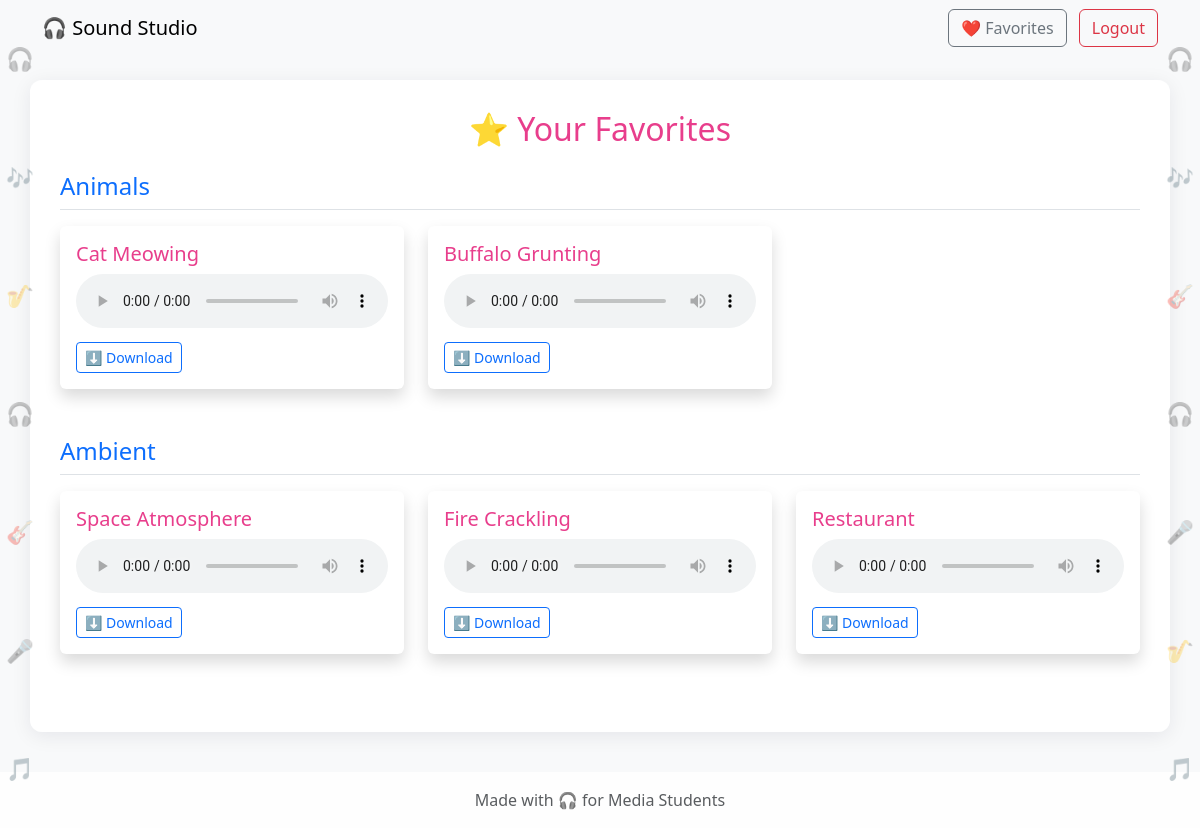
The page /favorites (signed in) on the database its author committed.
### sound_bank/app.py (models this page shows)
class Sound(db.Model):
    id = db.Column(db.Integer, primary_key=True)
    title = db.Column(db.String(100))
    category = db.Column(db.String(50))
    filename = db.Column(db.String(200))
    user_id = db.Column(db.Integer, db.ForeignKey('user.id'))
    uploader = db.relationship('User', backref='sounds')

### sound_bank/app.py (the view)
@app.route('/favorites')
def favorites():
    user = current_user()
    if not user:
        flash("Please log in to view favorites.", "warning")
        return redirect(url_for('login'))
    favorite_sounds = [fav.sound_id for fav in user.favorites]
    sounds = Sound.query.filter(Sound.id.in_(favorite_sounds)).all()
    paginated_sounds = defaultdict(lambda: {"items": [], "current_page": 1, "has_next": False})
    for sound in sounds:
        paginated_sounds[sound.title]["items"].append(sound)
    return render_template('favorites.html', paginated_sounds=paginated_sounds, user=user)

### sound_bank/app.py (called while the page is built)
def current_user():
    if 'user_id' in session:
        return User.query.get(session['user_id'])
    return None

@app.before_request
def make_session_permanent():
    session.permanent = True

### sound_bank/templates/favorites.html
{% extends 'base.html' %}
{% block content %}
<h2 class="text-center text-pink mb-4">⭐ Your Favorites</h2>
{% if paginated_sounds %}
  {% include 'partials/sound_cards.html' %}
{% else %}
  <p class="text-center text-muted">You haven't saved any sounds yet.</p>
{% endif %}
{% endblock %}

### sound_bank/templates/partials/sound_cards.html (shortened to what this page needs)
<div class="sound-cards">
  {% if paginated_sounds %}
    {% for title, data in paginated_sounds.items() %}
      <div class="mb-5">
        <h4 class="text-primary border-bottom pb-2 mb-3">{{ title }}</h4>
        <div class="row row-cols-1 row-cols-md-3 g-4">
          {% for sound in data['items'] %}
            <div class="col">
              <div class="card shadow border-0 h-100">
                <div class="card-body">
                  <h5 class="card-title text-pink">{{ sound.category }}</h5>
                  <audio controls class="w-100 mb-2">
                    <source src="{{ url_for('static', filename='sounds/' ~ sound.filename) }}" type="audio/mpeg">
                  </audio>
                  <a href="{{ url_for('download', filename=sound.filename) }}" class="btn btn-sm btn-outline-primary">⬇️ Download</a>
                </div>
              </div>
            </div>
          {% endfor %}
        </div>
      </div>
    {% endfor %}
  {% else %}
    <p class="text-muted">No sounds found.</p>
  {% endif %}
</div>

### sound_bank/templates/base.html (style rules this page uses)
body { background-color: #f8f9fa; margin: 0; min-height: 100vh; font-family: 'Segoe UI', Tahoma, Geneva, Verdana, sans-serif; color: #212529; position: relative; }
.text-pink { color: #e83e8c; }

### rows shown on the page
Sound: title "Animals", category "Cat Meowing"
Sound: category "Buffalo Grunting"
Sound: title "Ambient", category "Space Atmosphere"
Sound: category "Fire Crackling"
Sound: category "Restaurant"
